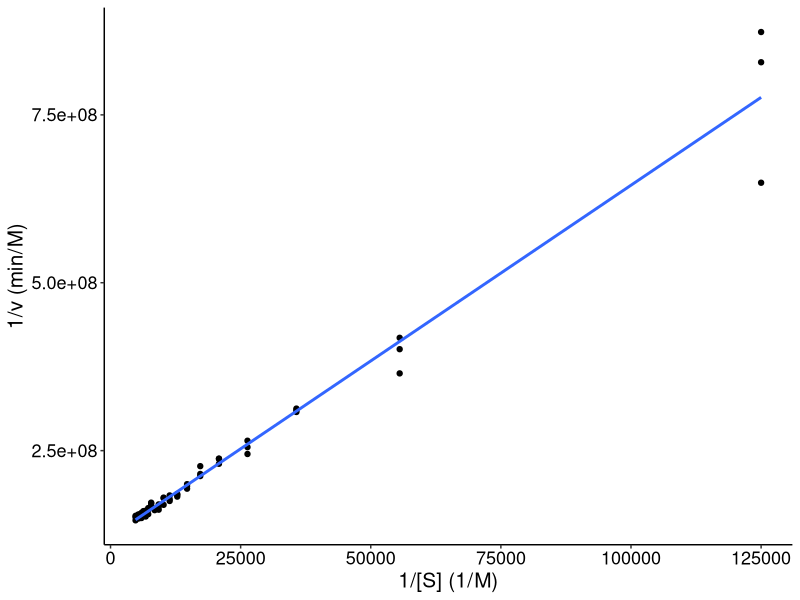

Generate this figure with R:

# Linear regression analysis to enzyme kinetics ------------------------------

# Packages 
if (!"ggplot2" %in% .packages()) library(ggplot2)
if (!"dplyr" %in% .packages()) library(dplyr)

# 1 Import data -----------------------------------------------------------

kinetic_data <- read.csv("data/kinetic_data.csv")

# 2 Data transformations ---------------------------------------------------

kinetic_data <- kinetic_data %>% 
  mutate(
    S_i = 1/S,
    v_i = 1/v
    )

# 3 Fitting linear model -------------------------------------------------

model_lm <- lm(v_i ~ S_i, data = kinetic_data)

# 3.1 Model summary
model_sum <- summary(model_lm)

# 4 Results report -------------------------------------------------------

# 4.1 Obtain the model coefficients 
model_coeff <- coef(model_lm)

# 4.2 Calculate Vmax
v_max <- unname(model_coeff[1]^-1)

# 4.3 Calculate km 
km <- unname(model_coeff[2] * v_max)

# 4.4 Enzyme concentration
enz = 4.5e-8

# 4.5 Calculate kcat and kcat/km 
kcat <- v_max /enz
kcat_km <- kcat / km

# 4.6 Make a data frame with the results
kin_report <- data.frame(
  Vmax = v_max,
  Km   = km,
  Enz  = enz,
  kcat = kcat,
  kcat_Km = kcat_km 
)

# 5 Plot for transformed data and linear model -------------------------------

model_plot <- ggplot(kinetic_data, aes(S_i, v_i)) +
  geom_point() +
  geom_smooth(method = "lm", formula = y ~ x, se = FALSE) +
  xlab("1/[S] (1/M)") +
  ylab("1/v (min/M)") +
  theme_classic() +
  theme(
    axis.text.x = element_text(color = "black", size = 13),
    axis.text.y = element_text(color = "black", size = 13),
    axis.title = element_text(color = "black", size = 15)
  )

# 6 Save results --------------------------------------------------------

# 6.1 Data transformations
write.csv(kinetic_data, "data/kinetic_data_trans.csv", row.names = FALSE)

# 6.2 Model summary
capture.output(file = "data/model_summary.txt", model_sum)

# 6.3 Kinetic report
write.csv(kin_report, "data/kinetic_report.csv", row.names = FALSE)

# 6.4 Plot
ggsave("graphs/kinetic_plot.jpeg", model_plot)
